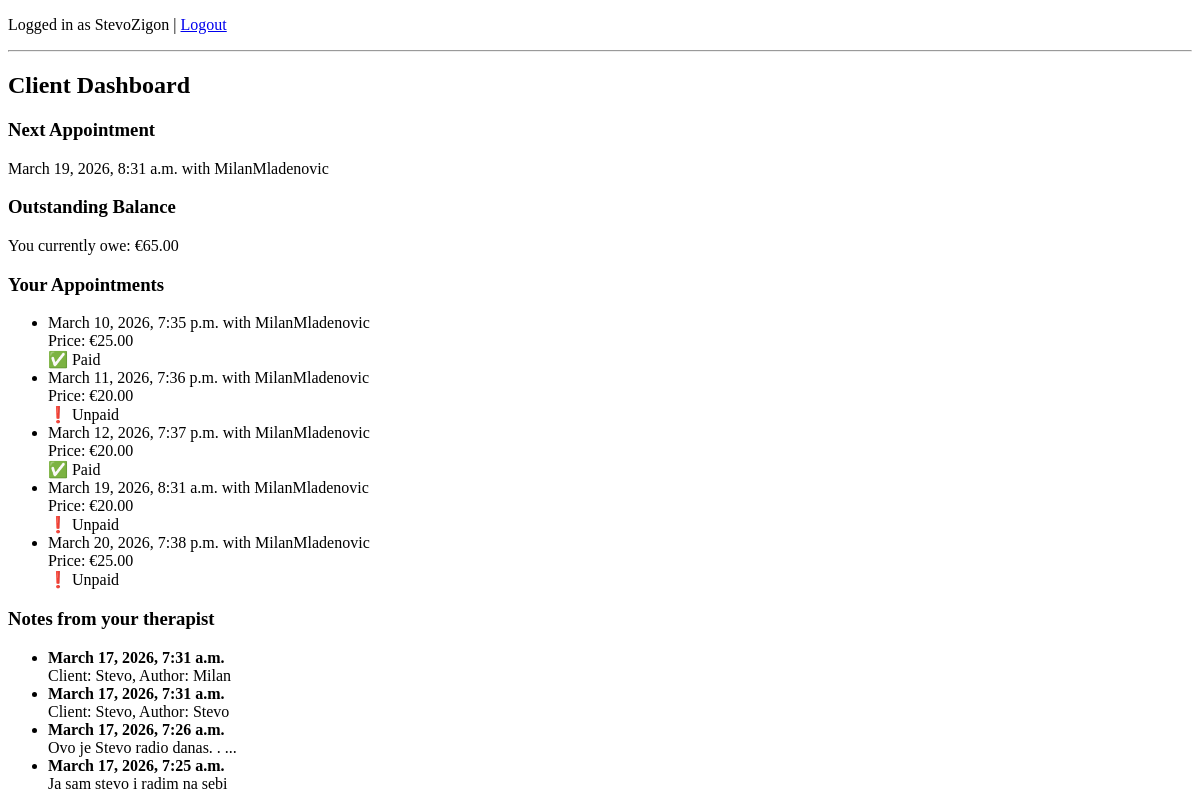
The page /client/ (signed in) on the database as committed earlier.
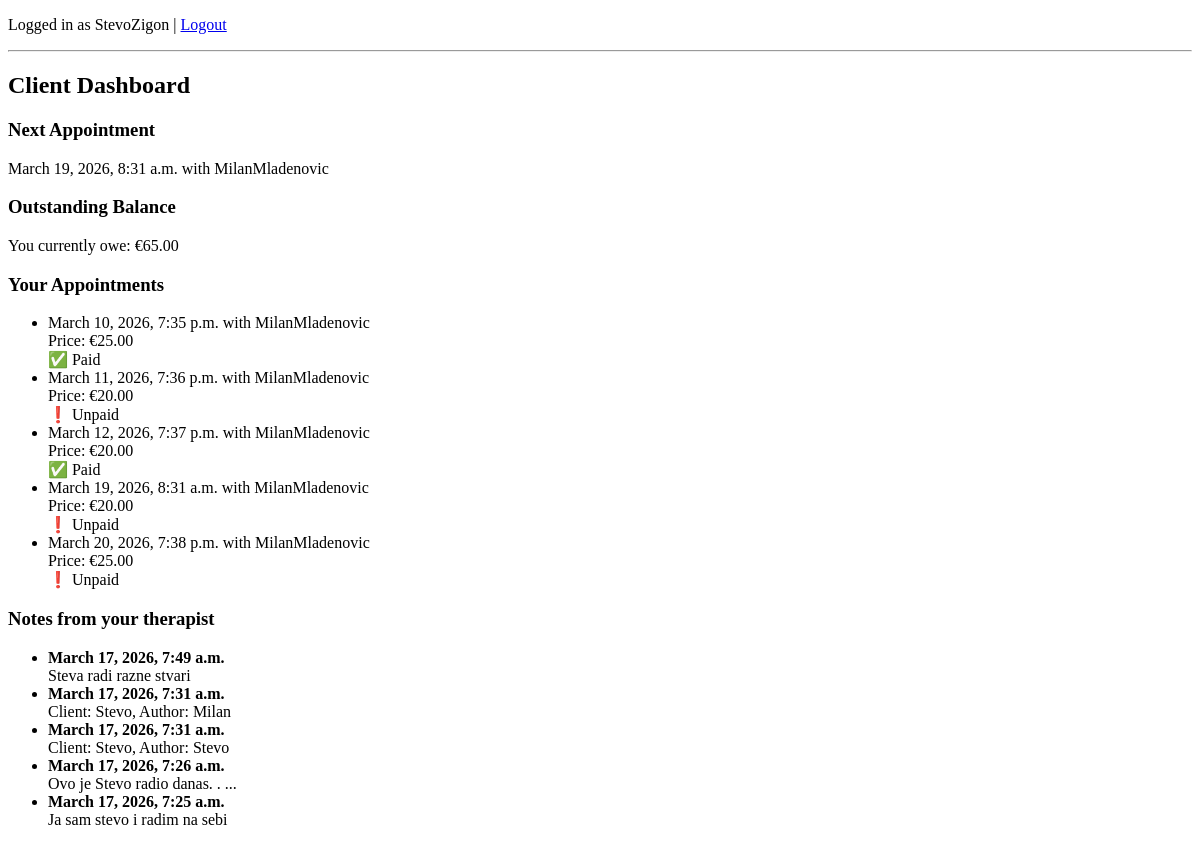
The same page on the database as committed later.
### appointments/models.py (models this page shows, shortened)
class Appointment(models.Model):
    psychologist = models.ForeignKey(
        settings.AUTH_USER_MODEL,
        on_delete=models.CASCADE,
        related_name='appointments_as_psychologist',
        limit_choices_to={'role':'psychologist'}
    )
    client = models.ForeignKey(
        settings.AUTH_USER_MODEL,
        on_delete=models.CASCADE,
        related_name='appointment_as_client',
        limit_choices_to={'role':'client'}
    )
    start_time = models.DateTimeField()
    end_time = models.DateTimeField()
    price = models.DecimalField(max_digits=8, decimal_places=2)
    paid = models.BooleanField(default=False)

class Note(models.Model):
    client = models.ForeignKey(
        settings.AUTH_USER_MODEL,
        on_delete=models.CASCADE,
        related_name='notes'
    )
    author = models.ForeignKey(
        settings.AUTH_USER_MODEL,
        on_delete=models.CASCADE,
        related_name='written_notes'
    )
    text = models.TextField()
    visible_to_client = models.BooleanField(default=True)
    created_at = models.DateTimeField(auto_now_add=True)

### users/models.py (models this page shows)
class User(AbstractUser):
    ROLE_CHOICES = (
        ('psychologist', 'Psychologist'),
        ('client', 'Client'),
    )
    role = models.CharField(max_length=20, choices=ROLE_CHOICES)

### users/views.py (the view)
# urls.py: path('client/', client_dashboard, name='client_dashboard'),
@login_required
def client_dashboard(request):
    appointments = Appointment.objects.filter(client=request.user).order_by('start_time')
    next_appointment = appointments.filter(
        start_time__gte=timezone.now()
    ).order_by('start_time').first()
    unpaid_appointments = appointments.filter(paid=False)
    total_due = sum(a.price for a in unpaid_appointments)
    notes = Note.objects.filter(
        client=request.user,
        visible_to_client=True
    ).order_by('-created_at')
    return render(request, 'client_dashboard.html', {
        'appointments': appointments,
        'next_appointment': next_appointment,
        'total_due': total_due,
        'notes':notes
    })

### templates/client_dashboard.html
{% extends "base.html" %}
{% block content %}
<h2>Client Dashboard</h2>
<h3>Next Appointment</h3>
{% if next_appointment %}
<p>
    {{ next_appointment.start_time }} with
    {{ next_appointment.psychologist.username }}
</p>
{% else %}
<p>No upcoming appointments</p>
{% endif %}
<h3>Outstanding Balance</h3>
<p>You currently owe: €{{ total_due }}</p>
<h3>Your Appointments</h3>
<ul>
{% for appointment in appointments %}
    <li>
        {{ appointment.start_time }} with
        {{ appointment.psychologist.username }}
        <br>Price: €{{ appointment.price }}<br>
        {% if appointment.paid %}
            ✅ Paid
        {% else %}
            ❗ Unpaid
        {% endif %}
    </li>
{% empty %}
    <li>No appointments scheduled</li>
{% endfor %}
</ul>
<h3>Notes from your therapist</h3>
<ul>
{% for note in notes %}
    <li>
        <strong>{{ note.created_at }}</strong><br>
        {{ note.text }}
    </li>
{% empty %}
    <li>No notes available</li>
{% endfor %}
</ul>
{% endblock %}

Rows that differ between the two databases and show on the page:
added Note: created_at "March 17, 2026, 7:49 a.m.", text "Steva radi razne stvari"
